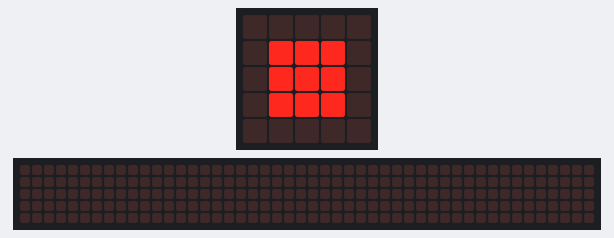
A program run on a simulated BBC micro:bit running MicroPython. Shown: the board's 5×5 LED display, a strip that is not on the board, showing the scrolling text unrolled. The 48×5 strip is a reading aid, not a part: it shows the text the display is scrolling, unrolled, one strip-width of it at a time. At 7.9 s the program stops and its outputs stay as they are.

Above: at 0.1 s.
At 4.6 s:
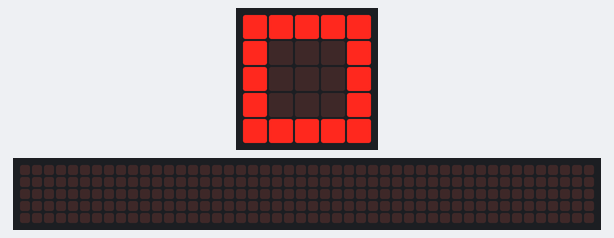
At 5.37 s:
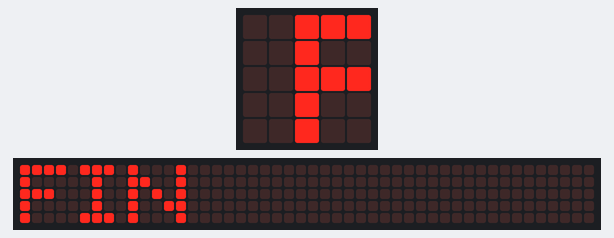
At 6.12 s:
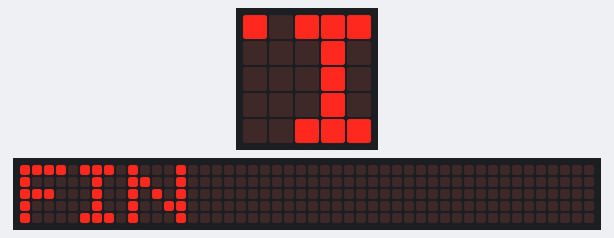
At 6.87 s:
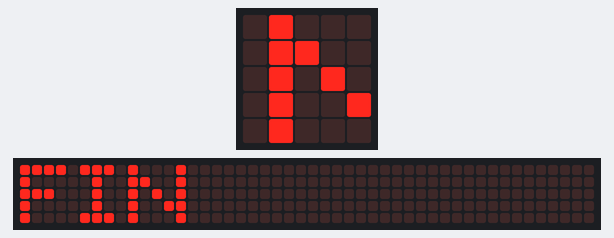
At 7.77 s:
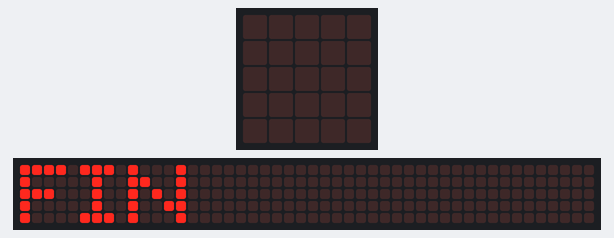

The program:

example6.py
```python
# Imports go at the top
from microbit import *
n = 1
borde = Image("99999:90009:90009:90009:99999")
interior = Image("00000:09990:09990:09990:00000")
while n <= 10:
    if n %2 == 0:
        display.show(borde)
    else:
        display.show(interior)
    sleep(500)
    n += 1

display.scroll("FIN")
```

Measured:
- what the display in image 1 shows lasts 0.5 s, from 4.5 s to 5.0 s
